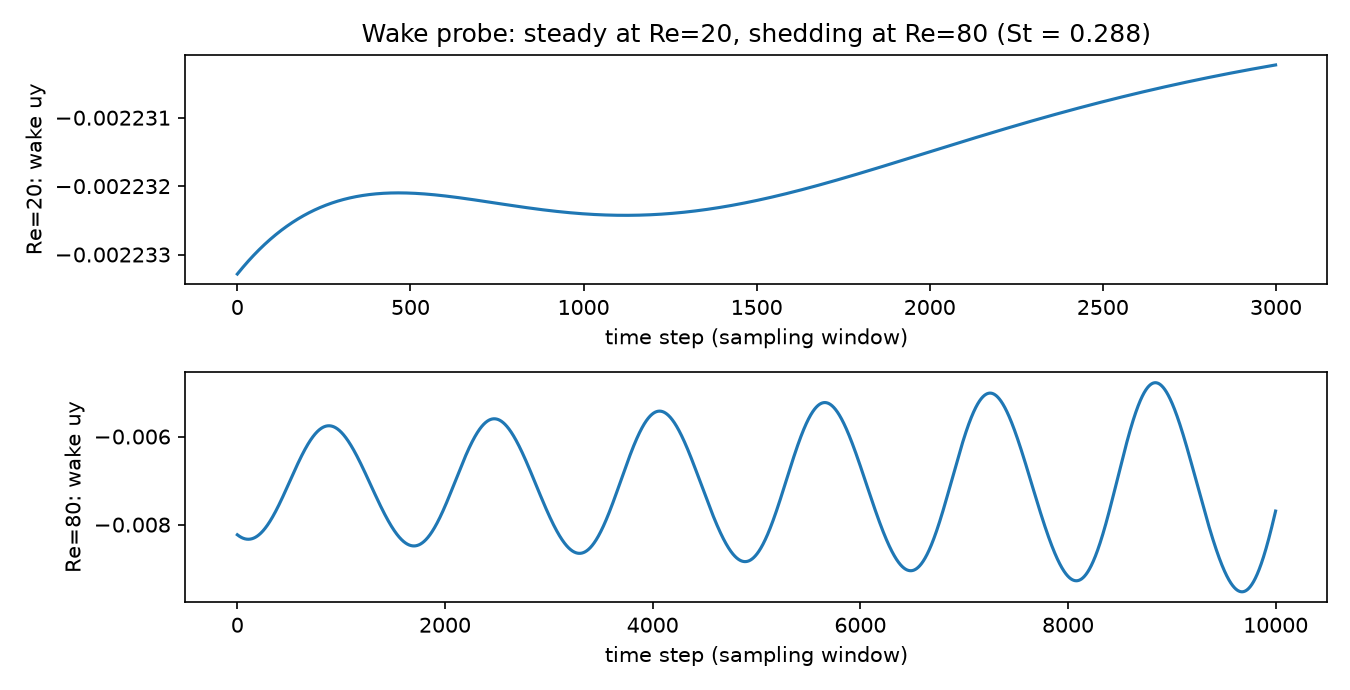

This chart was generated by the following Python code:
# NAVIER-STOKES, SIMPLIFIED (Codex index #14; Fluid Dynamics,
# SIM via lattice-Boltzmann D2Q9). Flow past a cylinder in a
# channel. Below Re ~ 47 the wake is steady and symmetric; above
# it, the flow itself starts alternating -- the von Karman vortex
# street. The solver knows nothing about vortices; if they
# appear, Navier-Stokes put them there.
# Cases: Re = 20 (expect steady) and Re = 80 (expect shedding,
# Strouhal St = f D / U in the known cylinder range ~0.15-0.21).
# Gates:
#   G1 mass conserved: mean density drift < 1% in both cases
#   G2 Re=20 wake probe is steady (no spectral peak; tiny RMS)
#   G3 Re=80 probe has a clear shedding peak with St in
#      [0.12, 0.30]

import json
import numpy as np
import matplotlib
matplotlib.use("Agg")
import matplotlib.pyplot as plt

NX, NY = 220, 72
CX, CY, RAD = 55, 36, 12
D_CYL = 2 * RAD
U0 = 0.05
CXQ = np.array([0, 1, 0, -1, 0, 1, -1, -1, 1])
CYQ = np.array([0, 0, 1, 0, -1, 1, 1, -1, -1])
W = np.array([4 / 9] + [1 / 9] * 4 + [1 / 36] * 4)
OPP = np.array([0, 3, 4, 1, 2, 7, 8, 5, 6])
yy, xx = np.mgrid[0:NY, 0:NX]
SOLID = (xx - CX) ** 2 + (yy - CY) ** 2 <= RAD ** 2
SOLID[0, :] = SOLID[-1, :] = True          # channel walls


def equilibrium(rho, ux, uy):
    feq = np.empty((9, NY, NX))
    usq = ux ** 2 + uy ** 2
    for i in range(9):
        cu = CXQ[i] * ux + CYQ[i] * uy
        feq[i] = rho * W[i] * (1 + 3 * cu + 4.5 * cu ** 2 - 1.5 * usq)
    return feq


def run_case(Re, steps, sample_from):
    """Full LBM with proper bounce-back using a pre-stream copy."""
    nu = U0 * D_CYL / Re
    tau = 3 * nu + 0.5
    rho = np.ones((NY, NX))
    ux = np.full((NY, NX), U0)
    uy = np.zeros((NY, NX))
    ux[SOLID] = 0
    f = equilibrium(rho, ux, uy)
    probe = []
    for n in range(steps):
        rho = f.sum(axis=0)
        ux = (f[1] - f[3] + f[5] - f[6] - f[7] + f[8]) / rho
        uy = (f[2] - f[4] + f[5] + f[6] - f[7] - f[8]) / rho
        ux[SOLID] = 0
        uy[SOLID] = 0
        feq = equilibrium(rho, ux, uy)
        f = f - (f - feq) / tau
        fpre = f.copy()
        for i in range(9):
            f[i] = np.roll(fpre[i], (CYQ[i], CXQ[i]), axis=(0, 1))
        # bounce-back: populations that streamed INTO solid take
        # the opposite direction's pre-stream value at the solid
        for i in range(9):
            f[i][SOLID] = fpre[OPP[i]][SOLID]
        # inlet (x=0): impose equilibrium with U0, rho from local
        # (column helper: equilibrium() is shaped for full grids;
        # the first launch crashed here on a (NY,) vs (NY,NX)
        # broadcast -- fixed by building the column directly)
        rho0c = f[:, :, 0].sum(axis=0)
        for i in range(9):
            cu = CXQ[i] * U0
            f[i, :, 0] = rho0c * W[i] * (1 + 3 * cu + 4.5 * cu ** 2
                                         - 1.5 * U0 ** 2)
        # outlet: zero-gradient
        f[:, :, -1] = f[:, :, -2]
        if n >= sample_from:
            probe.append(float(uy[CY + 10, CX + 70]))
    vort = ux  # placeholder, vorticity computed in main if needed
    return np.array(probe), float(rho.mean()), tau, (ux, uy)


results = {}
series = {}
for Re, steps, sfrom in [(20, 9000, 6000), (80, 22000, 12000)]:
    probe, rhomean, tau, _ = run_case(Re, steps, sfrom)
    series[Re] = probe
    drift = abs(rhomean - 1.0)
    if len(probe) > 100:
        spec = np.abs(np.fft.rfft(probe - probe.mean()))
        freqs = np.fft.rfftfreq(len(probe), d=1.0)
        k = int(np.argmax(spec[1:]) + 1)
        f_peak = float(freqs[k])
        St = f_peak * D_CYL / U0
        peak_prom = float(spec[k] / (np.median(spec[1:]) + 1e-12))
    else:
        f_peak, St, peak_prom = 0.0, 0.0, 0.0
    results[Re] = {"tau": tau, "rho_drift": float(drift),
                   "probe_rms": float(np.std(probe)),
                   "f_peak_per_step": f_peak, "strouhal": float(St),
                   "peak_prominence": peak_prom}
    print(f"Re={Re}: tau={tau:.3f} rho drift {drift:.4f} probe RMS "
          f"{np.std(probe):.5f} f_peak {f_peak:.5f}/step St {St:.3f} "
          f"prominence {peak_prom:.1f}")

g1 = all(results[r]["rho_drift"] < 0.01 for r in results)
g2 = results[20]["probe_rms"] < 0.004
g3 = 0.12 <= results[80]["strouhal"] <= 0.30 \
    and results[80]["peak_prominence"] > 10
print(f"GATES: G1 mass {g1} | G2 Re20 steady {g2} | G3 Re80 sheds {g3}")

fig, axes = plt.subplots(2, 1, figsize=(9, 4.6), sharex=False)
for ax, Re in zip(axes, (20, 80)):
    ax.plot(series[Re])
    ax.set_ylabel(f"Re={Re}: wake uy")
    ax.set_xlabel("time step (sampling window)")
axes[0].set_title("Wake probe: steady at Re=20, shedding at Re=80 "
                  f"(St = {results[80]['strouhal']:.3f})")
fig.tight_layout()
fig.savefig("navier_stokes.png", dpi=150)

out = {"cases": {str(k): v for k, v in results.items()},
       "gates": {"G1_mass": bool(g1), "G2_steady_low_Re": bool(g2),
                 "G3_shedding_St": bool(g3)}}
with open("navier_stokes_results.json", "w") as f:
    json.dump(out, f, indent=2)
print("ALL GATES PASS" if all(out["gates"].values()) else "SOME GATE FAILED")
print("Saved navier_stokes_results.json + PNG")
